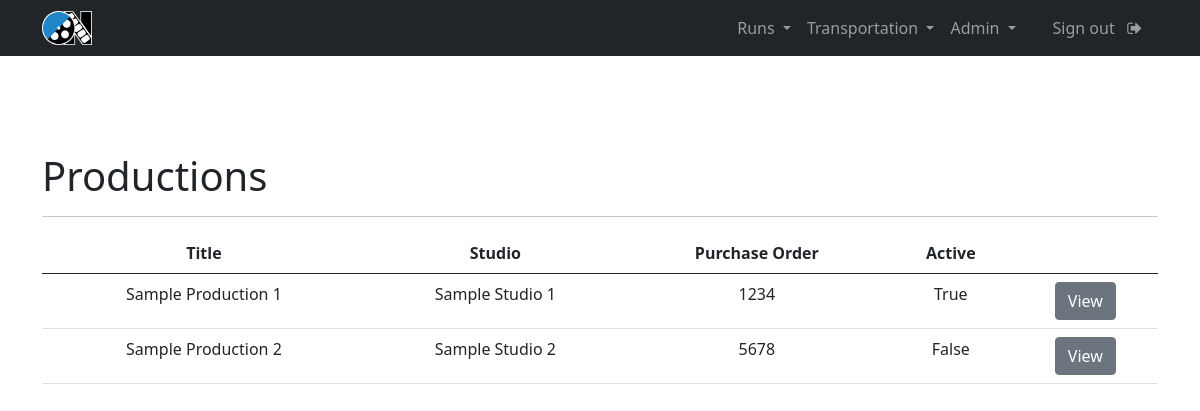
The app's page /production_admin (signed in) with its own data.
### core/models.py (models this page shows, shortened)
class Production(models.Model):
    create_date = models.DateField(auto_now_add=True)
    production_title = models.CharField(max_length=150, null=True)
    production_studio = models.CharField(max_length=150, null=True)
    production_email = models.EmailField(_('email address'), null=True)
    purchase_order = models.CharField(max_length=10, null=True)
    coordinator_name = models.CharField(max_length=150, null=True)
    coordinator_email = models.EmailField(_('email address'), null=True)
    captain_name = models.CharField(max_length=150, null=True)
    captain_email = models.EmailField(_('email address'), null=True)
    production_notes = models.TextField(max_length=2000, null=True)
    is_active = models.BooleanField(default=True)

### interface/views.py (the view)
# urls.py: path('production_admin', views.production_admin, name="production_admin"),
@login_required(login_url=login)
def production_admin(request):
    productions = Production.objects.all()
    context = {'productions': productions}
    return render(request, 'interface/production_admin.html', context = context)

### interface/templates/interface/production_admin.html
{% extends 'interface/layout.html' %}
{% load crispy_forms_tags %}
{% block content %}
    <main>
        <div class="container run-request-container">
            <h1>Productions</h1>
            <hr>
            <div class="table-responsive">
                <table class="table">
                    <thead>
                        <tr>
                            <th scope="col">Title</th>
                            <th scope="col">Studio</th>
                            <th scope="col" class="hidden-column">Purchase Order</th>
                            <th scope="col">Active</th>
                            <th scope="col"></th>
                        </tr>
                    </thead>
                    <tbody>
                        {% for production in productions %}
                            <tr>
                                <td>{{ production.production_title }}</td>
                                <td >{{ production.production_studio }}</td>
                                <td class="hidden-column">{{ production.purchase_order }}</td>
                                <td>{{ production.is_active }}</td>
                                <td>
                                    <button class="btn btn-secondary">View</button>
                                </td>
                            </tr>
                        {% endfor %}
                    </tbody>
                </table>
            </div>
        </div>
    </main>
{% endblock %}

### static/css/style.css (style rules this page uses)
.run-request-container { width: 100%; height: 600px; margin: 8% auto; border-radius: 5px; position: relative; }
td, th { text-align: center; }

### records on screen
Production: production_title "Sample Production 1", production_studio "Sample Studio 1", purchase_order "1234", is_active "True"
Production: production_title "Sample Production 2", production_studio "Sample Studio 2", purchase_order "5678", is_active "False"
